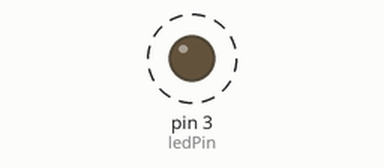
A sketch run on a simulated Arduino Uno, built with avr-gcc and run on an emulated ATmega328P. Shown: output pins drawn as LEDs (lit = HIGH). Dashed ring = blinking.

Above: at 0.05 s.
Timing chart, 0 to 3.6 s (numbered marks = the images above):
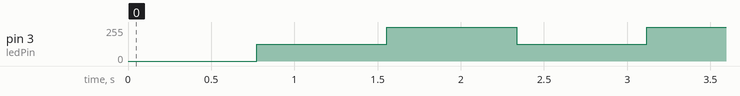

Measured:
- by itself, pin 3 (ledPin): alternates 255/255 for 0.78 s and 127/255 for 0.78 s

The sketch:

10._asova_.ino
```cpp
int ledPin = 3; // LED pin
volatile unsigned long timerCount = 0; // Timer count

void setup() {
  pinMode(ledPin, OUTPUT); // Set LED pin as output
  TCCR1A = 0; // Set timer control register A to 0
  TCCR1B = (1 << CS11) | (1 << WGM12); // Set prescaler to 8 and set timer to CTC mode
  OCR1A = 15624; // Set output compare register to 10 milis
  TIMSK1 = (1 << OCIE1A); // Enable timer interrupt

  //perioda = (1 / frekvence časovače) * hodnota předděličky * (hodnota výstupního porovnávacího registru + 1)
}

void loop() {
  // Do something in the loop if needed
}

ISR(TIMER1_COMPA_vect) {
  // Timer interrupt routine
  timerCount++;
  if (timerCount == 100) { // 1 second interval
    analogWrite(ledPin, 127); // Set PWM to 50%
    // do something
  }
  else if (timerCount == 200) { // 2 second interval
    analogWrite(ledPin, 255); // Set PWM to 100%
    // do something
    timerCount = 0; // Reset timer count
  }
}
```
